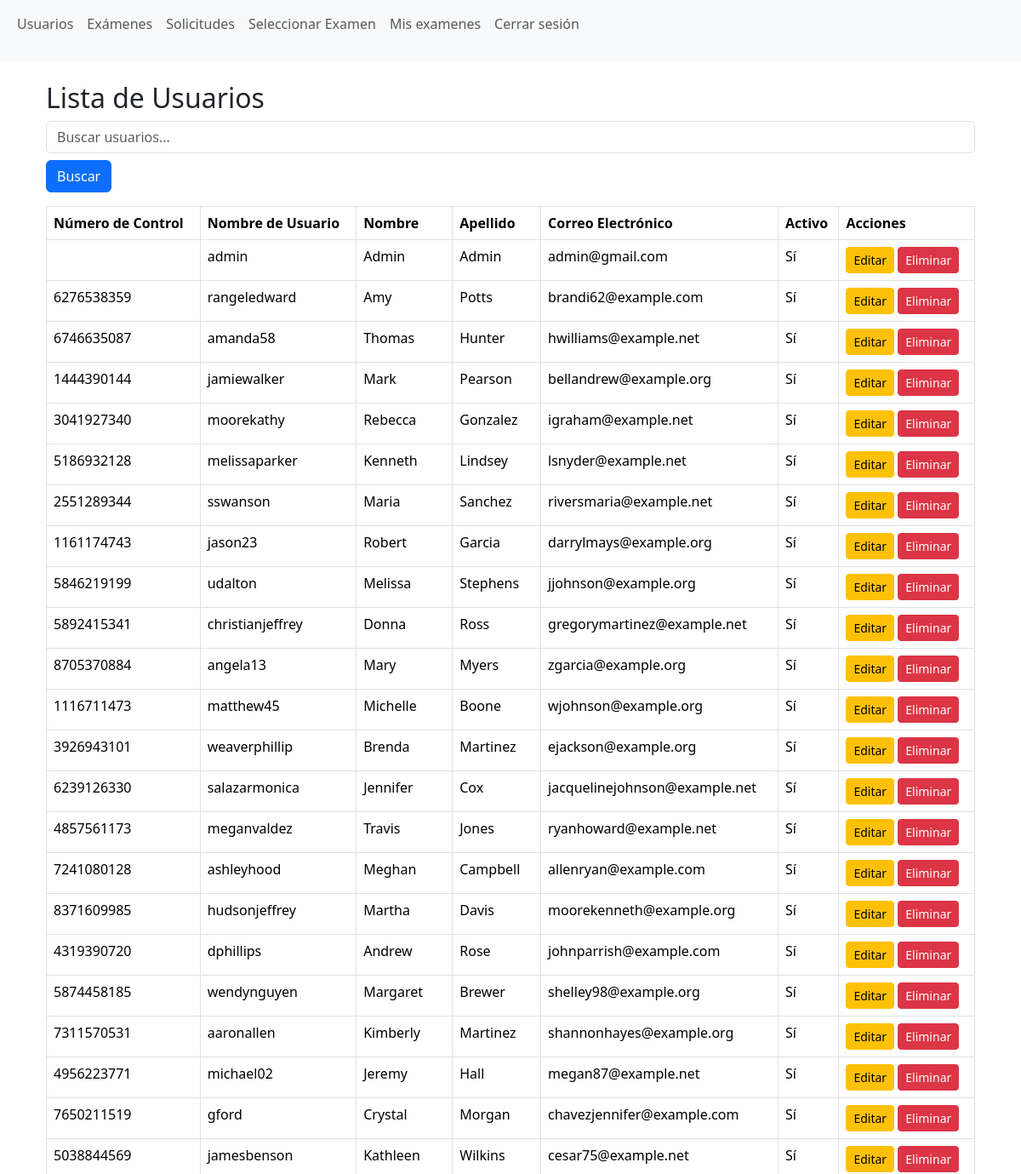
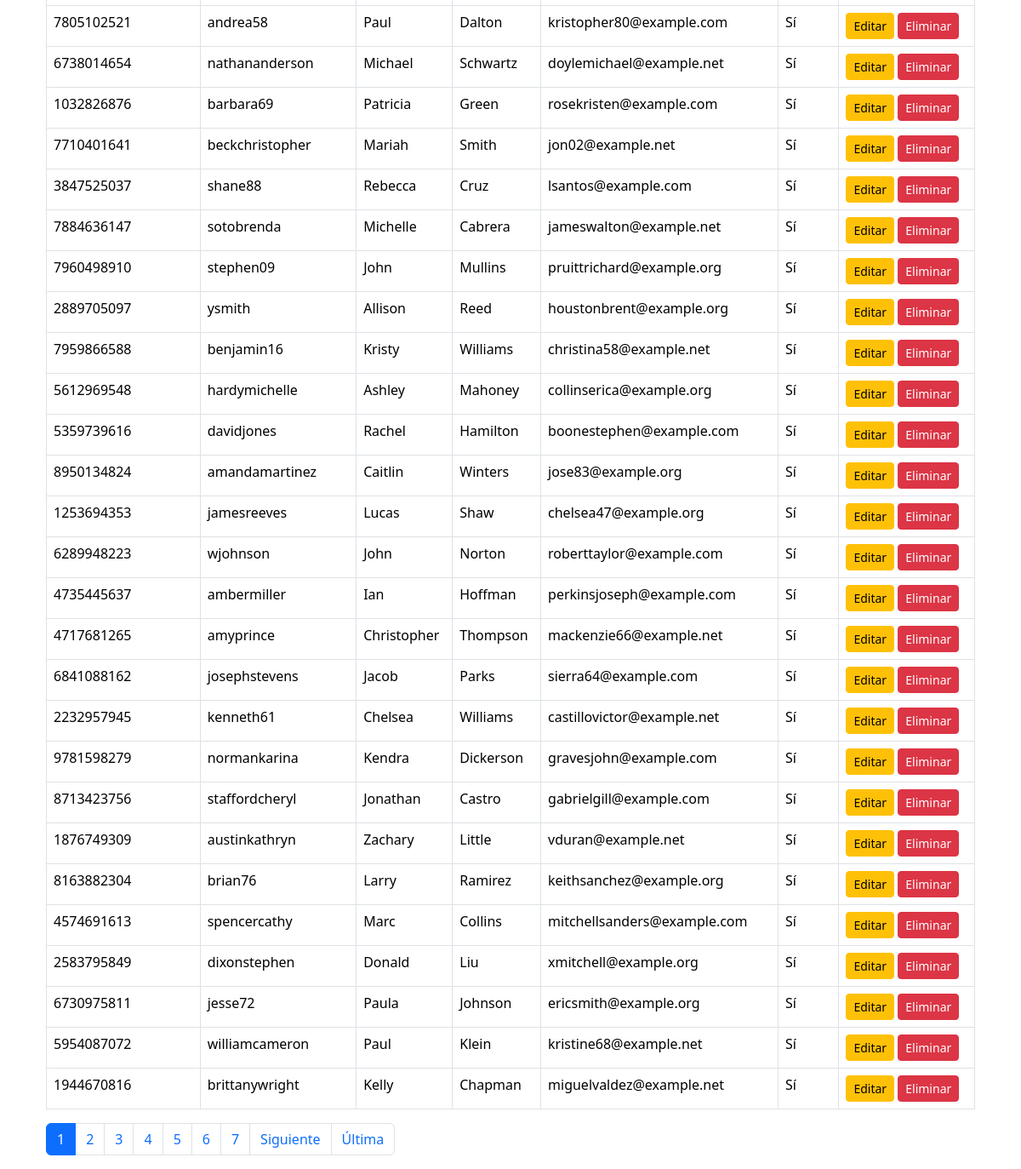
The page /lista_usuarios/ (signed in) on the database as committed earlier (2 pictures, top to bottom).
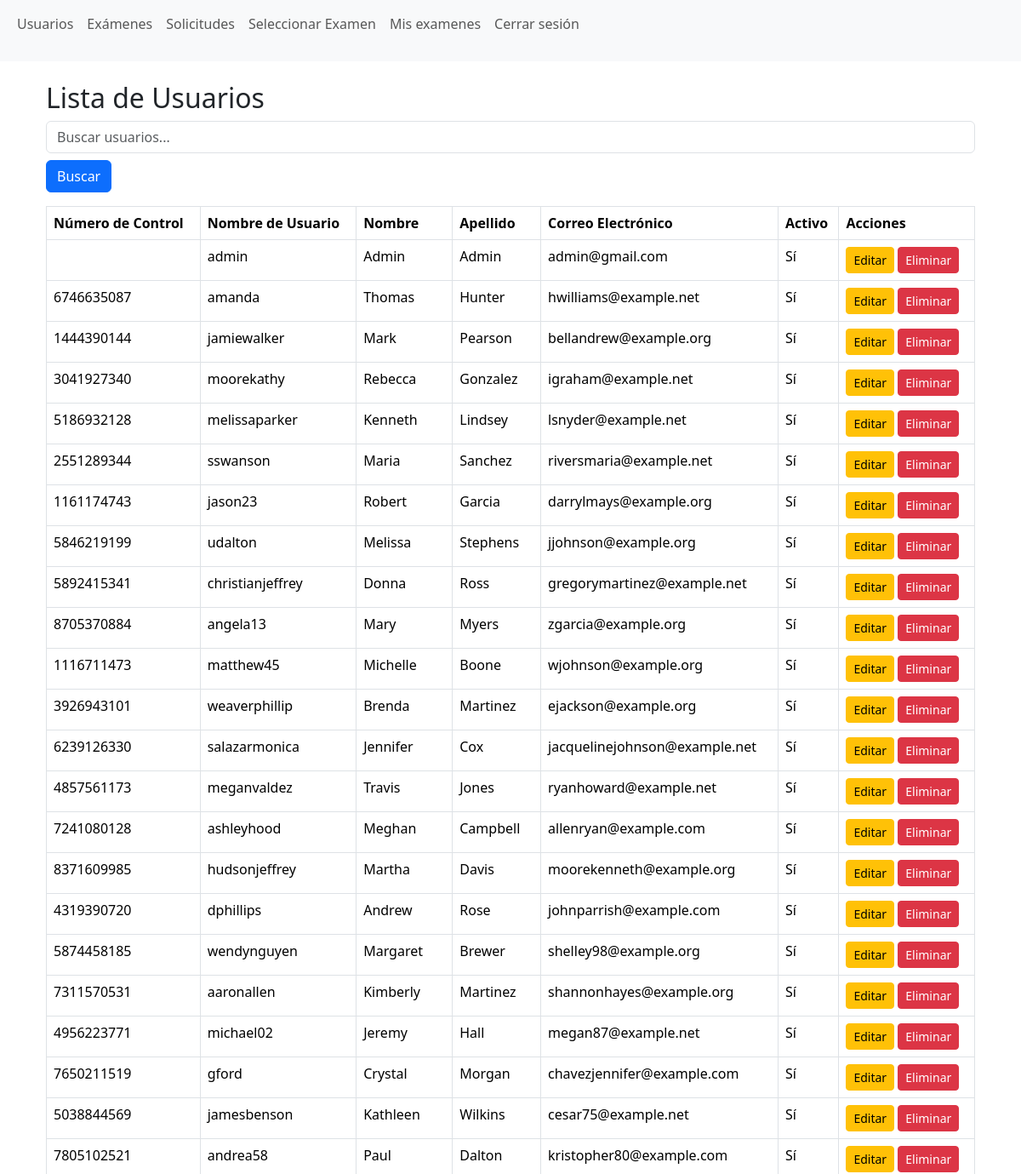
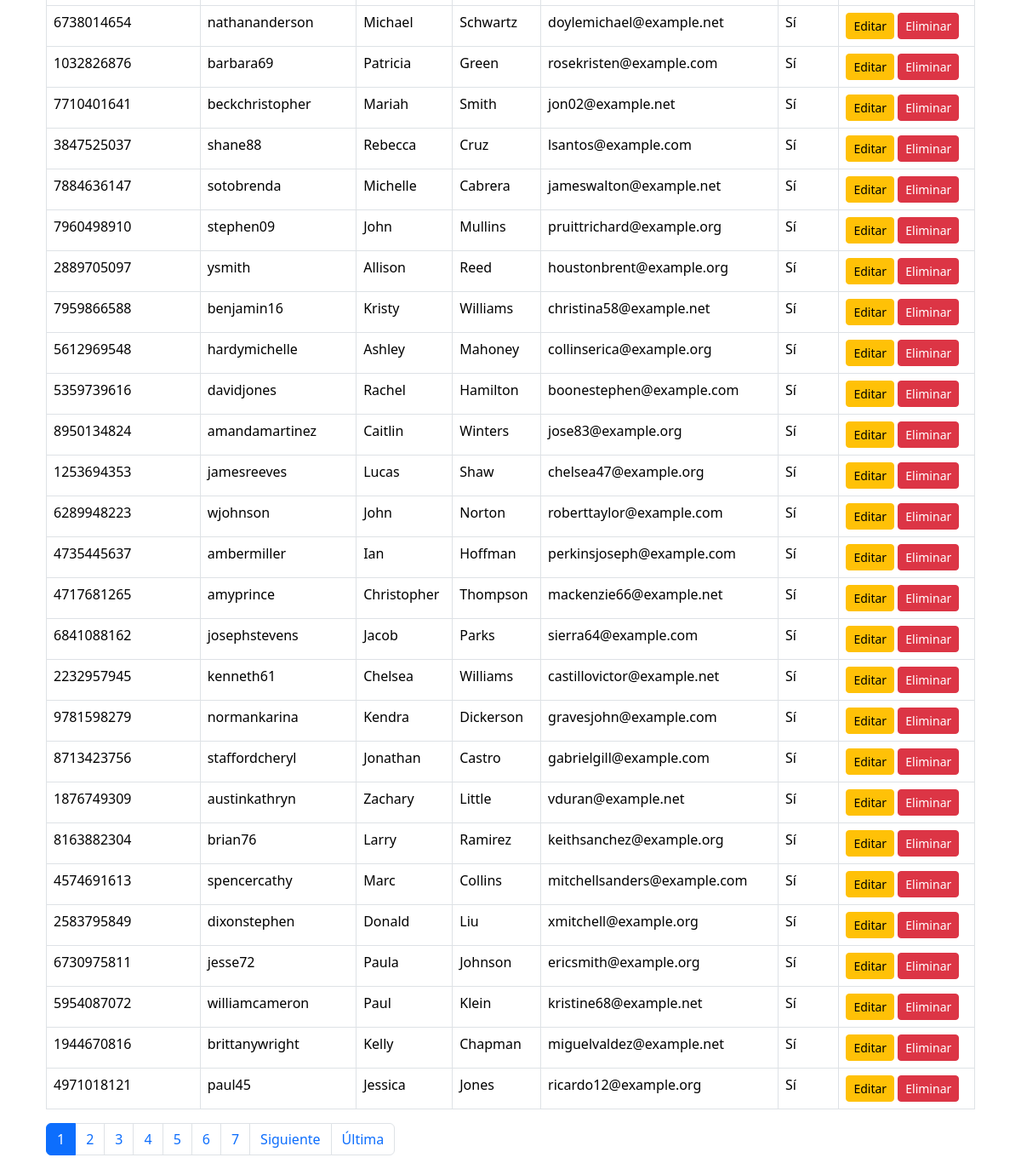
The same page on the database as committed later (2 pictures, top to bottom).
### aplicacion/models.py (models this page shows, shortened)
class Usuario(AbstractUser):
    numero_control = models.CharField(max_length=10, unique=True)  # Campo para el número de control

### aplicacion/views.py (the view, shortened to what this page needs)
# urls.py: path('lista_usuarios/', lista_usuarios, name='lista_usuarios'),  # Agrega la URL
@login_required
@user_passes_test(is_admin)
def lista_usuarios(request):
    query = request.GET.get('search', '')  # Obtener el término de búsqueda
    usuarios = Usuario.objects.all()
    paginator = Paginator(usuarios, 50)  # 50 usuarios por página
    page_number = request.GET.get('page')  # Obtener el número de página de la URL
    usuarios_page = paginator.get_page(page_number)
    return render(request, 'lista_usuarios.html', {'usuarios': usuarios_page, 'search': query})

### aplicacion/views.py (called while the page is built)
def is_admin(user):
    return user.is_staff

### aplicacion/templates/lista_usuarios.html (shortened to what this page needs)
{% extends 'base.html' %}
{% block content %}
<div class="container">
    <h2>Lista de Usuarios</h2>
    <form method="GET" class="mb-3">
        <input type="text" name="search" placeholder="Buscar usuarios..." value="{{ search }}" class="form-control" />
        <button type="submit" class="btn btn-primary mt-2">Buscar</button>
    </form>
    <table class="table table-bordered">
        <thead>
            <tr>
                <th>Número de Control</th>
                <th>Nombre de Usuario</th>
                <th>Nombre</th>
                <th>Apellido</th>
                <th>Correo Electrónico</th>
                <th>Activo</th>
                <th>Acciones</th>
            </tr>
        </thead>
        <tbody>
            {% for usuario in usuarios %}
            <tr>
                <td>{{ usuario.numero_control }}</td>
                <td>{{ usuario.username }}</td>
                <td>{{ usuario.first_name }}</td>
                <td>{{ usuario.last_name }}</td>
                <td>{{ usuario.email }}</td>
                <td>{{ usuario.is_active|yesno:"Sí,No" }}</td>
                <td>
                    <a href="{% url 'editar_usuario' usuario.id %}" class="btn btn-warning btn-sm">Editar</a>
                    <form action="{% url 'eliminar_usuario' usuario.id %}" method="POST" style="display:inline;">
                        <button type="submit" class="btn btn-danger btn-sm">Eliminar</button>
                    </form>
                </td>
            </tr>
            {% empty %}
            <tr>
                <td colspan="7" class="text-center">No hay usuarios disponibles.</td>
            </tr>
            {% endfor %}
        </tbody>
    </table>
    {% if usuarios.has_other_pages %}
        <nav>
            <ul class="pagination">
                {% for num in usuarios.paginator.page_range %}
                    {% if usuarios.number == num %}
                        <li class="page-item active"><a class="page-link" href="#">{{ num }}</a></li>
                    {% else %}
                        <li class="page-item">
                            <a class="page-link" href="?page={{ num }}&search={{ search }}">{{ num }}</a>
                        </li>
                    {% endif %}
                {% endfor %}
                {% if usuarios.has_next %}
                    <li class="page-item">
                        <a class="page-link" href="?page={{ usuarios.next_page_number }}&search={{ search }}">Siguiente</a>
                    </li>
                    <li class="page-item">
                        <a class="page-link" href="?page={{ usuarios.paginator.num_pages }}&search={{ search }}">Última</a>
                    </li>
                {% endif %}
            </ul>
        </nav>
    {% endif %}
</div>
{% endblock %}

### aplicacion/templates/base.html (shortened to what this page needs)
{% load static %}
<html lang="es">
<head>
    <link href="{% static 'bootstrap/css/bootstrap.min.css' %}" rel="stylesheet">
</head>
<body>
    <nav class="navbar navbar-expand-lg navbar-light bg-light">
        <div class="container-fluid">
            <div class="collapse navbar-collapse" id="navbarNav">
                <ul class="navbar-nav">
                    {% if user.is_authenticated %}
                        {% if user.is_staff %}
                            <li class="nav-item">
                                <a class="nav-link" href="{% url 'lista_usuarios' %}">Usuarios</a>
                            </li>
                            <li class="nav-item">
                                <a class="nav-link" href="{% url 'lista_examenes' %}">Exámenes</a>
                            </li>
                            <li class="nav-item">
                                <a class="nav-link" href="{% url 'ver_solicitudes' %}">Solicitudes</a>
                            </li>
                        {% endif %}
                        <li class="nav-item">
                            <a class="nav-link" href="{% url 'seleccionar_examen' %}">Seleccionar Examen</a>
                        </li>
                        <li class="nav-item">
                            <a class="nav-link" href="{% url 'solicitudes_vinculadas' %}">Mis examenes</a>
                        </li>
                        <form action="{% url 'logout' %}" method="post" class="nav-item">
                            <button type="submit" class="btn btn-link nav-link">Cerrar sesión</button>
                        </form>
                    {% endif %}
                </ul>
            </div>
        </div>
    </nav>
    <div class="container mt-4">
        <div class="content">
            {% block content %}{% endblock %}
        </div>
    </div>
</body>
</html>

Rows that differ between the two databases and show on the page:
removed Usuario: numero_control "6276538359", username "rangeledward", first_name "Amy", last_name "Potts", email "brandi62@example.com", is_active "Sí"
changed Usuario "Thomas": username "amanda58" → "amanda"
now on this page (row unchanged): Usuario: numero_control "4971018121", username "paul45", first_name "Jessica", last_name "Jones", email "ricardo12@example.org", is_active "Sí"
